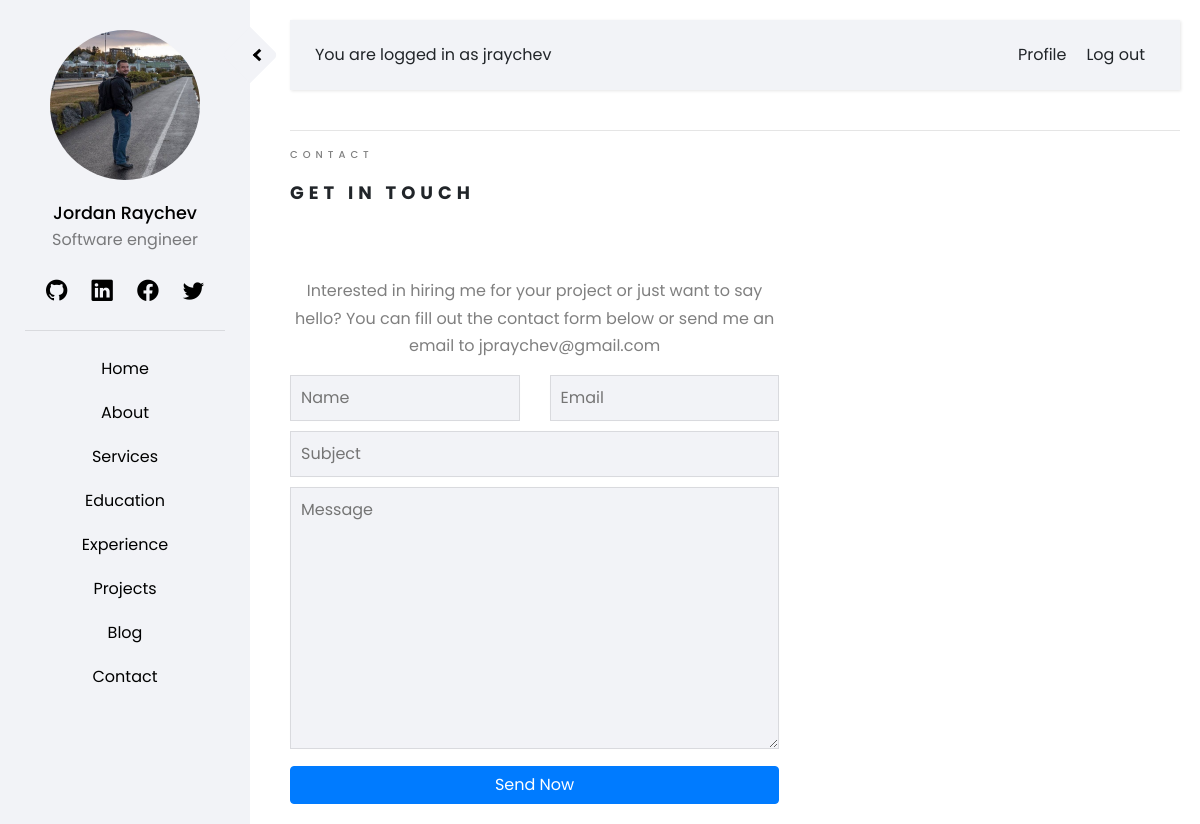
The app's page /contact/ (signed in) with its own data.
### staticpages/models.py (models this page shows, shortened)
class Menu(models.Model):
    menu_name = models.CharField(max_length=50)
    @property
    def menu_slug(self):
        return self.menu_name.lower()

### accounts/models.py (models this page shows, shortened)
class CustomUser(AbstractUser):
    department = models.CharField(max_length=50)
    slug = models.SlugField(max_length=50)
    profile_image = models.ImageField(default='profile_default.jpg', upload_to='profile_images')

### contact/views.py (the view, shortened to what this page needs)
# urls.py: path('', ContactView.as_view(), name='contact'),
class ContactView(SuccessMessageMixin, CreateView):
    form_class = ContactForm
    success_url = reverse_lazy('contact')
    template_name = 'contact/contact.html'
    success_message = "Your message was submitted successfully!"

### contact/forms.py
class ContactForm(forms.ModelForm):
    name = forms.CharField(label = '', widget=forms.TextInput(attrs={'placeholder': 'Name'}))
    email = forms.EmailField(label = '', widget=forms.TextInput(attrs={'placeholder': 'Email'}))
    subject = forms.CharField(label = '',  widget=forms.TextInput(attrs={'placeholder': 'Subject'}))
    message = forms.CharField(
        label = '',
        widget=forms.Textarea(attrs={'placeholder': 'Message'})
    )
    class Meta:
        model = Contact
        fields = ('name', 'email', 'subject', 'message')

### home/templatetags/menu.py (called while the page is built)
@register.inclusion_tag('home/menu.html')
def get_menu():
    menu = Menu.objects.all()
    return {'menu' : menu}

### templates/contact/contact.html (shortened to what this page needs)
{% extends 'home/base.html' %}
{% load crispy_forms_tags %}
{% load static %}
{% block content %}
<div class = "row">
    <div class = "col-sm-12">
        <span class="heading-meta">Contact</span>
        <h2 class="heading">Get in touch</h2>
    </div>
</div>
<div class = "container-fluid">
    <div class = "row contact-row">
        <div class = "col-xl-7 contact-form-animate">
            <p class = "text-center">
                Interested in hiring me for your project or just want to say hello?
                You can fill out the contact form below or send me an email to jpraychev@gmail.com
            </p>
                <form method="post" class = "control-form">
                    <div class="row">
                        <div class="col-xl-6">
                            {{ form.name }}
                        </div>
                        <div class="col-xl-6">
                            {{ form.email }}
                        </div>
                        <div class="col-xl-12">
                            {{ form.subject }}
                        </div>
                        <div class="col-xl-12">
                            {{ form.message }}
                        </div>
                        <div class="col-xl-12">
                            <button type="submit" class="btn btn-block btn-primary">Send Now</button>
                        </div>
                    </div>
                </form>
        </div>
    </div>
</div>
{% endblock %}

### templates/home/base.html (shortened to what this page needs)
{% load static %}
<!DOCTYPE html>
<html>
    <head>
        <link rel="stylesheet" href="https://stackpath.bootstrapcdn.com/font-awesome/4.7.0/css/font-awesome.min.css">
        <link rel="stylesheet" href="https://stackpath.bootstrapcdn.com/bootstrap/4.4.1/css/bootstrap.min.css">
        <link rel="stylesheet" href="https://cdn.jsdelivr.net/npm/bootstrap-icons@1.4.0/font/bootstrap-icons.css">
        <link rel="stylesheet" href="{% static 'css/style.css' %}">
        <link rel="stylesheet" href="https://cdnjs.cloudflare.com/ajax/libs/font-awesome/5.15.2/css/all.min.css" />
    </head>
    <body>
        <div class="wrapper">
            {% include "home/navbar.html" %}
            <div id="sidebarCollapse">
                <i class="arrow left"></i>
            </div>
            <div id="content">
                <nav class="navbar navbar-expand-lg">
                    <div class="container-fluid">
                        {% if user.is_authenticated %}
                            <span id = "loggedin">You are logged in as {{ user.username }} </span>
                        {% else %}
                            <span id = "loggedin">Aloha dear stranger</span>
                        {% endif %}
                        <div class="collapse navbar-collapse" id="navbarSupportedContent">
                            <ul class="nav navbar-nav ml-auto main-navbar">
                                {% if user.is_authenticated %}
                                <li><a href="{% url 'profile' %}">Profile</a></li>
                                <li><a href="{% url 'logout' %}">Log out</a></li>
                                {% endif %}
                            </ul>
                        </div>
                    </div>
                </nav>
                <hr>
                {% block content %}
                {% endblock %}
            </div>
        </div>
    </body>
</html>

### templates/home/menu.html
{% for item in menu %}
    <li><a class = "{% if request.path %} active {% endif %}" href="{% url item.menu_slug %}"> {{ item.menu_name}} </a></li>
{% endfor %}

### static/css/style.css (style rules this page uses)
:root { --main-color: rgb(242, 243, 247); --main-color-darker: rgb(230, 230, 230); --red-color: #ec5453; --green-color: #2fa499; --blue-color: #2c98f0; --darker-blue-color: #4054b2; --white-color: #ffffff; --yellow-color: #f9bf3f; --purple-color: #a84cb8; --border-color: rgba(0, 0, 0, 0.1); --black-color: rgba(0,0,0); --p-color: rgba(0, 0, 0, 0.5); --box-shadow: rgba(0, 0, 0, 0.2); --black-075: rgba(0, 0, 0, 0.75); }
body { font-family: 'Poppins', sans-serif; background: var(--white-color); }
p { font-family: 'Poppins', sans-serif; font-size: 1em; font-weight: 400; line-height: 1.7em; color: var(--p-color); }
a, a:hover, a:focus { color: inherit; text-decoration: none; transition: all 0.3s; }
.navbar { padding: 15px 10px; background-color: var(--main-color); border: none; border-radius: 0; margin-bottom: 40px; box-shadow: 1px 1px 3px var(--border-color); height: 70px; }
.wrapper { display: flex; width: 100%; align-items: stretch; }
#loggedin { padding-left: 0px; }
#sidebar ul li a, .main-navbar li a { position: relative; display: inline-block; padding: 10px; }
#sidebar ul li a:after, .main-navbar li a:after { content: ''; position: absolute; width: 100%; transform: scaleX(0); height: 2px; bottom: 0; left: 0; background-color: var(--blue-color); transform-origin: bottom center; transition: transform 0.25s ease-out; }
#sidebarCollapse { min-width: 40px; height: 40px; background-color: var(--main-color); position: relative; transform: rotate(-45deg); margin-left: -20px; margin-top: 35px; border-bottom-right-radius: 5px; border-top-left-radius: 5px; }
.arrow { border: solid var(--black-color); border-width: 0 3px 3px 0; display: inline-block; padding: 3px; position: absolute; bottom: 9px; right: 9px; }
.left { transform: rotate(180deg); -webkit-transform: rotate(180deg); }
#content { width: 100%; padding: 20px; min-height: 100vh; transition: all 0.3s; }
.heading-meta { margin-bottom: 15px; display: block; font-size: 10px; text-transform: uppercase; color: var(--p-color); font-weight: 500; letter-spacing: 5px; }
.heading { font-size: 18px; margin-bottom: 2em; font-weight: 700; text-transform: uppercase; letter-spacing: 5px; line-height: 1.8; position: relative; }
.contact-row { margin-top: 2em; }
.control-form div div input, textarea { width: 100%; padding: 10px; margin-bottom: 10px; background-color: var(--main-color); border: 1px solid var(--border-color); box-shadow: 0px 0px 5px -4px var(--border-color); }
.contact-form-animate { opacity: 0; right: -5%; }

### records on screen
Menu: menu_name "Home"
Menu: menu_name "About"
Menu: menu_name "Services"
Menu: menu_name "Education"
Menu: menu_name "Experience"
Menu: menu_name "Projects"
Menu: menu_name "Blog"
Menu: menu_name "Contact"
CustomUser: username "jraychev"
